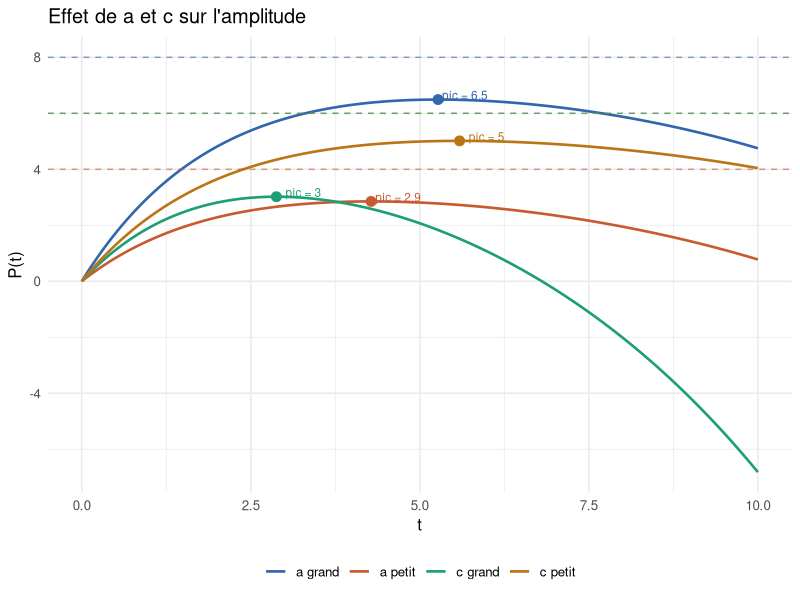
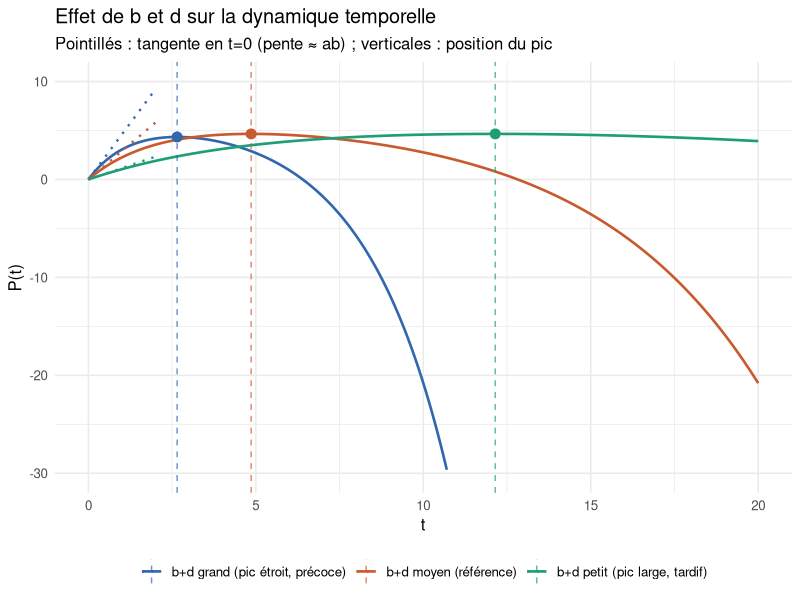
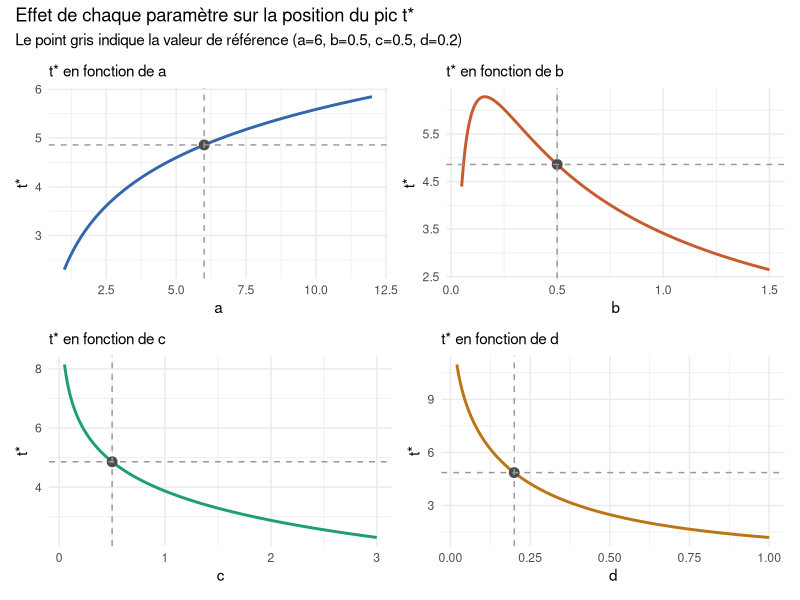
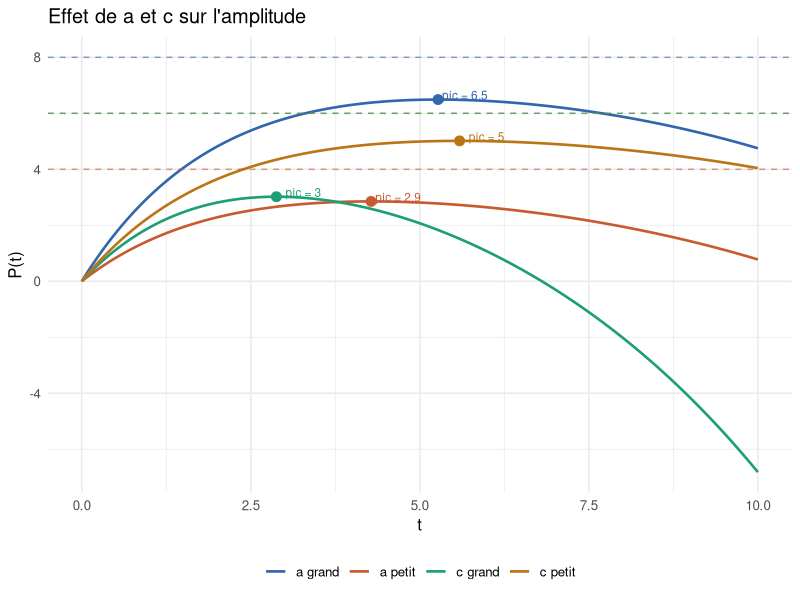
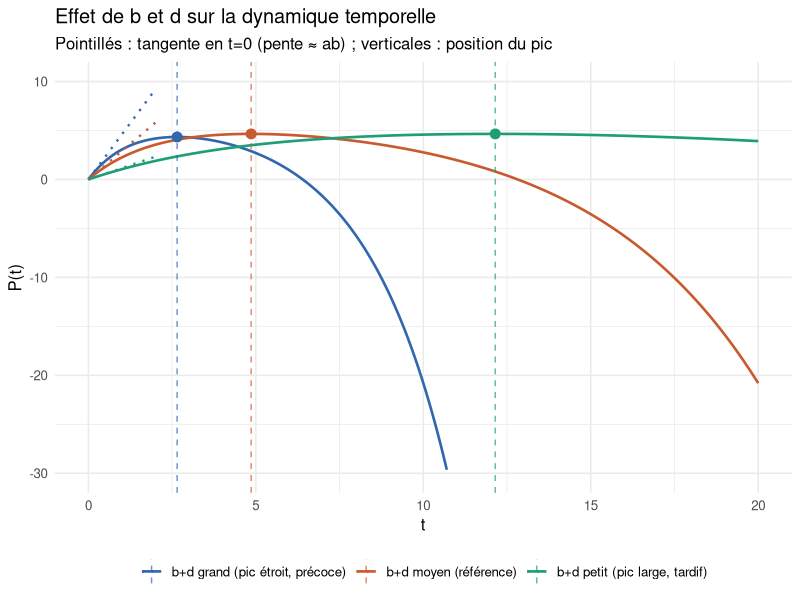
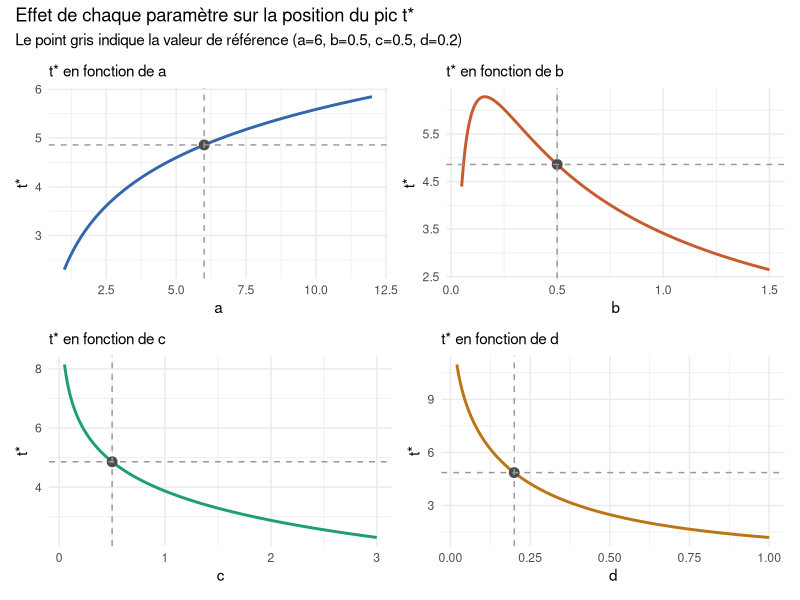

Generate these figures, in order, with R:
library(ggplot2)
library(dplyr)

# ── Figure 1 ── Effet de a et c sur l'amplitude ───────────────────────────────

t_f1 <- seq(0, 10, length.out = 500)
b_ref <- 0.5; d_ref <- 0.2

scenarios_f1 <- list(
  list(a = 8,  c = 0.5, label = "a grand"),
  list(a = 4,  c = 0.5, label = "a petit"),
  list(a = 6,  c = 0.3, label = "c petit"),
  list(a = 6,  c = 2.0, label = "c grand")
)

courbes_f1 <- bind_rows(lapply(scenarios_f1, function(s) {
  data.frame(
    t     = t_f1,
    P     = s$a * (1 - exp(-b_ref * t_f1)) + s$c * (1 - exp(d_ref * t_f1)),
    label = s$label,
    a     = s$a
  )
}))

pics_f1 <- bind_rows(lapply(scenarios_f1, function(s) {
  R    <- (s$a * b_ref) / (s$c * d_ref)
  tpic <- log(R) / (b_ref + d_ref)
  Ppic <- s$a * (1 - exp(-b_ref * tpic)) + s$c * (1 - exp(d_ref * tpic))
  data.frame(label = s$label, tpic = tpic, Ppic = Ppic, plateau = s$a)
}))

fig1 <- ggplot(courbes_f1, aes(x = t, y = P, color = label)) +
  geom_line(linewidth = 0.9) +
  geom_hline(data = pics_f1, aes(yintercept = plateau, color = label),
             linetype = "dashed", linewidth = 0.5, alpha = 0.6) +
  geom_point(data = pics_f1, aes(x = tpic, y = Ppic, color = label),
             size = 3, show.legend = FALSE) +
  geom_text(data = pics_f1,
            aes(x = tpic + 0.4, y = Ppic + 0.15,
                label = paste0("pic = ", round(Ppic, 1))),
            size = 3, show.legend = FALSE) +
  scale_color_manual(values = c("#3266ad","#c85a30","#1d9e75","#ba7517")) +
  labs(title = "Effet de a et c sur l'amplitude",
       x = "t", y = "P(t)", color = NULL) +
  theme_minimal(base_size = 12) +
  theme(legend.position = "bottom")


# ── Figure 2 ── Effet de b et d sur la dynamique temporelle ───────────────────

t_f2 <- seq(0, 20, length.out = 500)
a_ref <- 6; c_ref <- 0.5

scenarios_f2 <- list(
  list(b = 0.8,  d = 0.4,  label = "b+d grand (pic étroit, précoce)"),
  list(b = 0.5,  d = 0.2,  label = "b+d moyen (référence)"),
  list(b = 0.2,  d = 0.08, label = "b+d petit (pic large, tardif)")
)

courbes_f2 <- bind_rows(lapply(scenarios_f2, function(s) {
  data.frame(
    t     = t_f2,
    P     = a_ref * (1 - exp(-s$b * t_f2)) + c_ref * (1 - exp(s$d * t_f2)),
    label = s$label
  )
}))

pics_f2 <- bind_rows(lapply(scenarios_f2, function(s) {
  R      <- (a_ref * s$b) / (c_ref * s$d)
  tpic   <- log(R) / (s$b + s$d)
  Ppic   <- a_ref * (1 - exp(-s$b * tpic)) + c_ref * (1 - exp(s$d * tpic))
  pente0 <- a_ref * s$b - c_ref * s$d
  data.frame(label = s$label, tpic = tpic, Ppic = Ppic, pente0 = pente0)
}))

tangentes_f2 <- bind_rows(lapply(1:nrow(pics_f2), function(i) {
  data.frame(
    t     = c(0, 2),
    P     = c(0, pics_f2$pente0[i] * 2),
    label = pics_f2$label[i]
  )
}))

fig2 <- ggplot(courbes_f2, aes(x = t, y = P, color = label)) +
  geom_line(linewidth = 0.9) +
  geom_line(data = tangentes_f2, aes(x = t, y = P, color = label),
            linetype = "dotted", linewidth = 0.8) +
  geom_vline(data = pics_f2, aes(xintercept = tpic, color = label),
             linetype = "dashed", linewidth = 0.5, alpha = 0.7) +
  geom_point(data = pics_f2, aes(x = tpic, y = Ppic, color = label),
             size = 3, show.legend = FALSE) + 
  scale_y_continuous(limits = c(-30, 10)) +
  scale_color_manual(values = c("#3266ad","#c85a30","#1d9e75")) +
  labs(title = "Effet de b et d sur la dynamique temporelle",
       subtitle = "Pointillés : tangente en t=0 (pente ≈ ab) ; verticales : position du pic",
       x = "t", y = "P(t)", color = NULL) +
  theme_minimal(base_size = 12) +
  theme(legend.position = "bottom")


# ── Figure 3 (remplacée) ── t* en fonction de chaque paramètre ────────────────

install.packages("patchwork")
library(patchwork)

# Valeurs de référence
a0 <- 6; b0 <- 0.5; c0 <- 0.5; d0 <- 0.2

tpic_calc <- function(a, b, c, d) {
  R <- (a * b) / (c * d)
  if (R <= 1) return(NA)
  log(R) / (b + d)
}

# Grilles de variation pour chaque paramètre (les autres fixés à leur valeur ref)
grille_a <- data.frame(x = seq(1, 12, length.out = 200)) |>
  mutate(tpic = sapply(x, function(v) tpic_calc(v, b0, c0, d0)),
         param = "a  (b, c, d fixés)")

grille_b <- data.frame(x = seq(0.05, 1.5, length.out = 200)) |>
  mutate(tpic = sapply(x, function(v) tpic_calc(a0, v, c0, d0)),
         param = "b  (a, c, d fixés)")

grille_c <- data.frame(x = seq(0.05, 3, length.out = 200)) |>
  mutate(tpic = sapply(x, function(v) tpic_calc(a0, b0, v, d0)),
         param = "c  (a, b, d fixés)")

grille_d <- data.frame(x = seq(0.02, 1, length.out = 200)) |>
  mutate(tpic = sapply(x, function(v) tpic_calc(a0, b0, c0, v)),
         param = "d  (a, b, c fixés)")

# Points de référence
refs <- data.frame(
  x     = c(a0, b0, c0, d0),
  tpic  = c(tpic_calc(a0, b0, c0, d0),
            tpic_calc(a0, b0, c0, d0),
            tpic_calc(a0, b0, c0, d0),
            tpic_calc(a0, b0, c0, d0)),
  param = c("a  (b, c, d fixés)", "b  (a, c, d fixés)",
            "c  (a, b, d fixés)", "d  (a, b, c fixés)")
)

couleurs <- c(
  "a  (b, c, d fixés)" = "#3266ad",
  "b  (a, c, d fixés)" = "#c85a30",
  "c  (a, b, d fixés)" = "#1d9e75",
  "d  (a, b, c fixés)" = "#ba7517"
)

xlabs <- c(
  "a  (b, c, d fixés)" = "a",
  "b  (a, c, d fixés)" = "b",
  "c  (a, b, d fixés)" = "c",
  "d  (a, b, c fixés)" = "d"
)

make_panel <- function(grille, ref, param_name) {
  ggplot(grille, aes(x = x, y = tpic)) +
    geom_line(color = couleurs[param_name], linewidth = 1) +
    geom_point(data = ref, aes(x = x, y = tpic),
               color = "grey30", size = 3) +
    geom_vline(data = ref, aes(xintercept = x),
               linetype = "dashed", color = "grey60", linewidth = 0.5) +
    geom_hline(data = ref, aes(yintercept = tpic),
               linetype = "dashed", color = "grey60", linewidth = 0.5) +
    labs(title = paste("t* en fonction de", xlabs[param_name]),
         x = xlabs[param_name], y = "t*") +
    theme_minimal(base_size = 11) +
    theme(plot.title = element_text(size = 11))
}

panel_a <- make_panel(grille_a, refs[refs$param == "a  (b, c, d fixés)", ], "a  (b, c, d fixés)")
panel_b <- make_panel(grille_b, refs[refs$param == "b  (a, c, d fixés)", ], "b  (a, c, d fixés)")
panel_c <- make_panel(grille_c, refs[refs$param == "c  (a, b, d fixés)", ], "c  (a, b, d fixés)")
panel_d <- make_panel(grille_d, refs[refs$param == "d  (a, b, c fixés)", ], "d  (a, b, c fixés)")

fig3 <- (panel_a | panel_b) / (panel_c | panel_d) +
  plot_annotation(
    title    = "Effet de chaque paramètre sur la position du pic t*",
    subtitle = "Le point gris indique la valeur de référence (a=6, b=0.5, c=0.5, d=0.2)"
  )


# ── Affichage ─────────────────────────────────────────────────────────────────

fig1
fig2
fig3


ggsave("methodo/a_et_c.png", plot = fig1, width = 12, height = 9)
ggsave("methodo/b_et_d.png", plot = fig2, width = 12, height = 9)
ggsave("methodo/effets_params_t_pic.png", plot = fig3, width = 12, height = 9)
